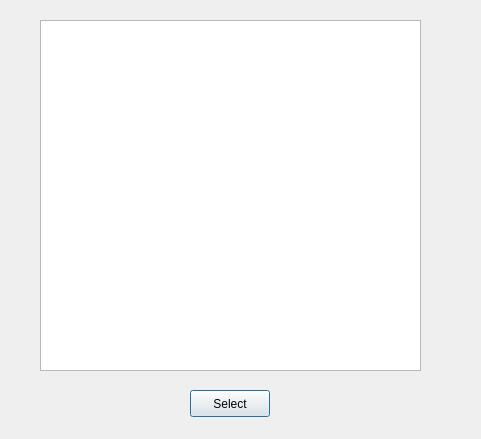
<ui version="4.0" >
 <class>Dialog</class>
 <widget class="QDialog" name="Dialog" >
  <property name="geometry" >
   <rect>
    <x>0</x>
    <y>0</y>
    <width>481</width>
    <height>439</height>
   </rect>
  </property>
  <property name="windowTitle" >
   <string>Dialog</string>
  </property>
  <widget class="QListView" name="filesListView" >
   <property name="geometry" >
    <rect>
     <x>40</x>
     <y>20</y>
     <width>381</width>
     <height>351</height>
    </rect>
   </property>
  </widget>
  <widget class="QPushButton" name="selectPushButton" >
   <property name="geometry" >
    <rect>
     <x>190</x>
     <y>390</y>
     <width>80</width>
     <height>27</height>
    </rect>
   </property>
   <property name="text" >
    <string>Select</string>
   </property>
  </widget>
 </widget>
 <resources/>
 <connections/>
</ui>
